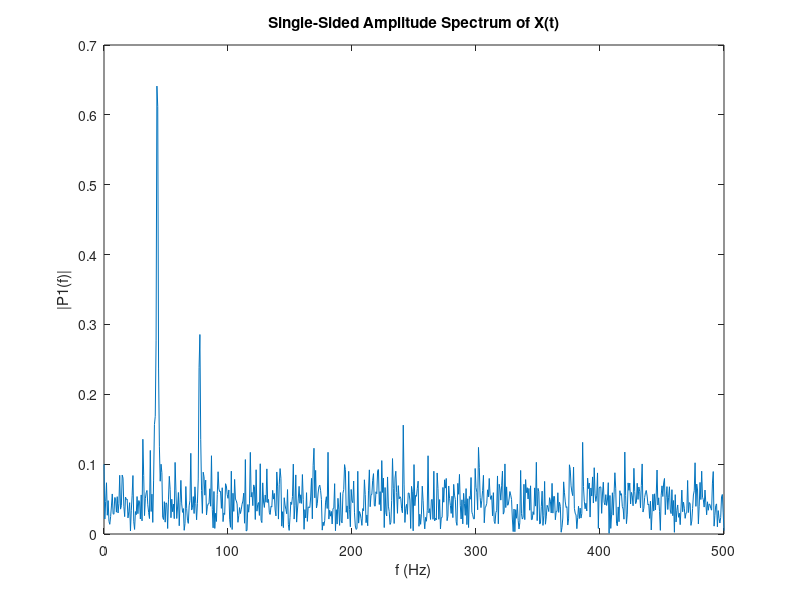

This chart was generated by the following MATLAB code:
%% A signal with sampling frequency of 1kHz and a signal duration of 1.5 seconds
Fs = 1000;            % Sampling frequency                    
T = 1/Fs;             % Sampling period       
L = 1500;             % Length of signal
t = (0:L-1)*T;        % Time vector

% TODO: Form a signal containing a 77 Hz sinusoid of amplitude 0.7 and a 43Hz sinusoid of amplitude 2.
A1 = 0.7;
A2 = 2;
f1 = 77; % Hz
f2 = 43; % Hz

S = A1*sin(2*pi*f1*t) + A2*sin(2*pi*f2*t);

% Corrupt the signal with noise 
X = S + 2*randn(size(t));

% Plot the noisy signal in the time domain. It is difficult to identify the frequency components by looking at the signal X(t). 
plot(1000*t(1:50) ,X(1:50))
title('Signal Corrupted with Zero-Mean Random Noise')
xlabel('t (milliseconds)')
ylabel('X(t)')

%% TODO : Compute the Fourier transform of the signal. 
%% This returns the N-point DFT. If N is not specified, signal_fft is the same size as signal.
Y = fft(X);

%% The output of FFT processing of a signal is a complex number a+jb. 
%% Since we just care about the magnitude we take the absolute value sqrt(a^2+b^2) of the complex number.
P2 = abs(Y/L);

%% FFT output generates a mirror image of the signal. 
%% But we are only interested in the positive half of signal length L 
%% since it is the replica of the negative half and has all the information we need.
P1  = P2(1:L/2+1)   

% TODO : Compute the two-sided spectrum P2. Then compute the single-sided spectrum P1 based on P2 and the even-valued signal length L.


% Plotting
f = Fs*(0:(L/2))/L;
plot(f,P1) 
title('Single-Sided Amplitude Spectrum of X(t)')
xlabel('f (Hz)')
ylabel('|P1(f)|')
